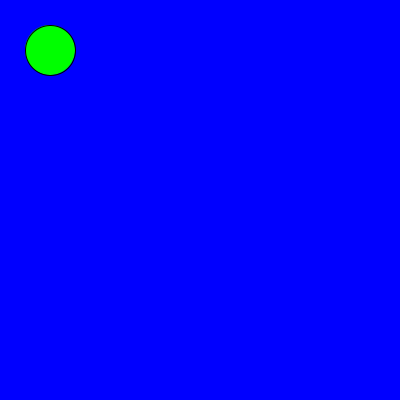
Frame 1 (no input)
Frame 60 (the mouse pressed at the canvas centre just before this capture): identical to frame 1, image omitted
Frame 120 (the mouse held since frame 60 and released just before this capture): identical to frame 1, image omitted

The Processing sketch that drew this single still picture (run headless with seeded random() and noise(); from frame 60 on, the mouse is pressed at the canvas centre):

// Processing sketch: Frogger
// ── Frogger.pde
int x=50;
int y=50;
void draw(){
  background(0,0,255);
  fill(0,255,0);
  ellipse(x,y, 50,50);
  if(x>400){
    
  }
}
  void keyPressed()
{
  
      if(key == CODED){
            if(keyCode == UP)
            {
                  //Frog Y position goes 
                  y = y-10;
            }
            else if(keyCode == DOWN)
            {
                  //Frog Y position goes down 
                  y= y+10;
            }
            else if(keyCode == RIGHT)
            {
                  //Frog X position goes right
                  x=x+10;
            }
            else if(keyCode == LEFT)
            {
                  //Frog X position goes left
                  x= x-10;
            }
    
}
}
void setup(){
  size(400,400);
}
// ── Car.pde
int carX = 20;
int carY =20;
int size = 15;
int speed = 5;







void display(int x, int y, int size, int speed) {
      fill(0,255,0);
      rect(x , y, size, speed);
      
}
